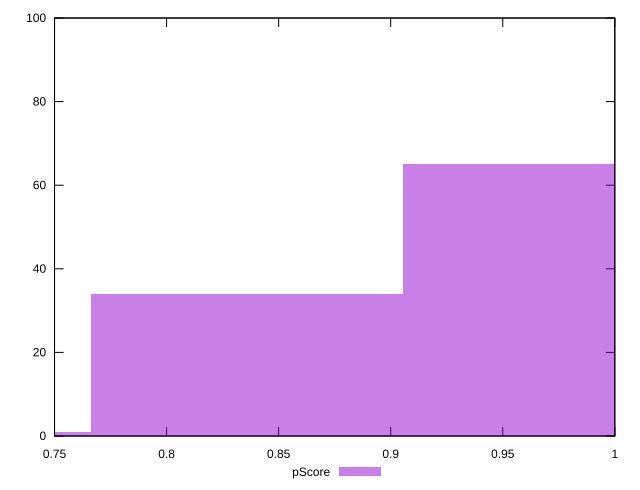

This chart was generated by the following gnuplot code:
reset

$pScore <<EOF
0.9752809050891789 65
0.8359550615050104 34
0.6966292179208421 1
EOF

set key outside below
set boxwidth 0.1393258435841684
set xrange [0.75:1]
set yrange [0:100]
set trange [0:100]
set style fill transparent solid 0.5 noborder
set terminal svg size 640, 490 enhanced background rgb 'white'
set output "report_00015_2021-02-09T16-11-33.973Z/unminified-javascript/samples/pages/pScore/histogram.svg"

plot $pScore title "pScore" with boxes

reset
